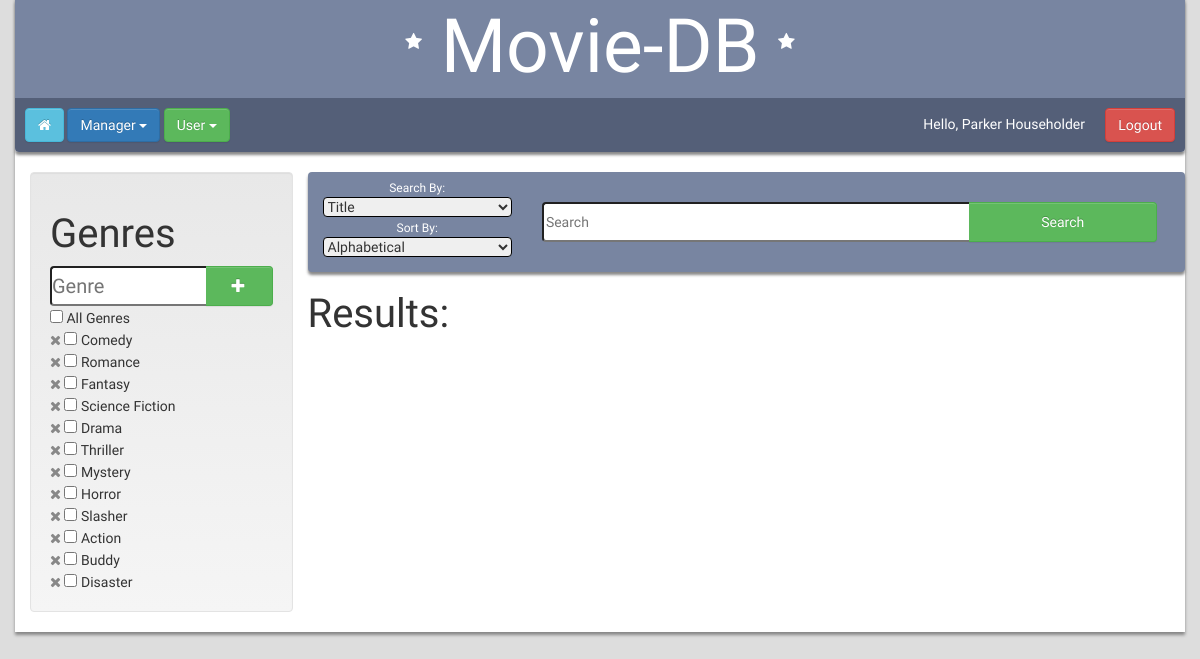
Before: /pages/main_page.php (signed in) with the older database file.
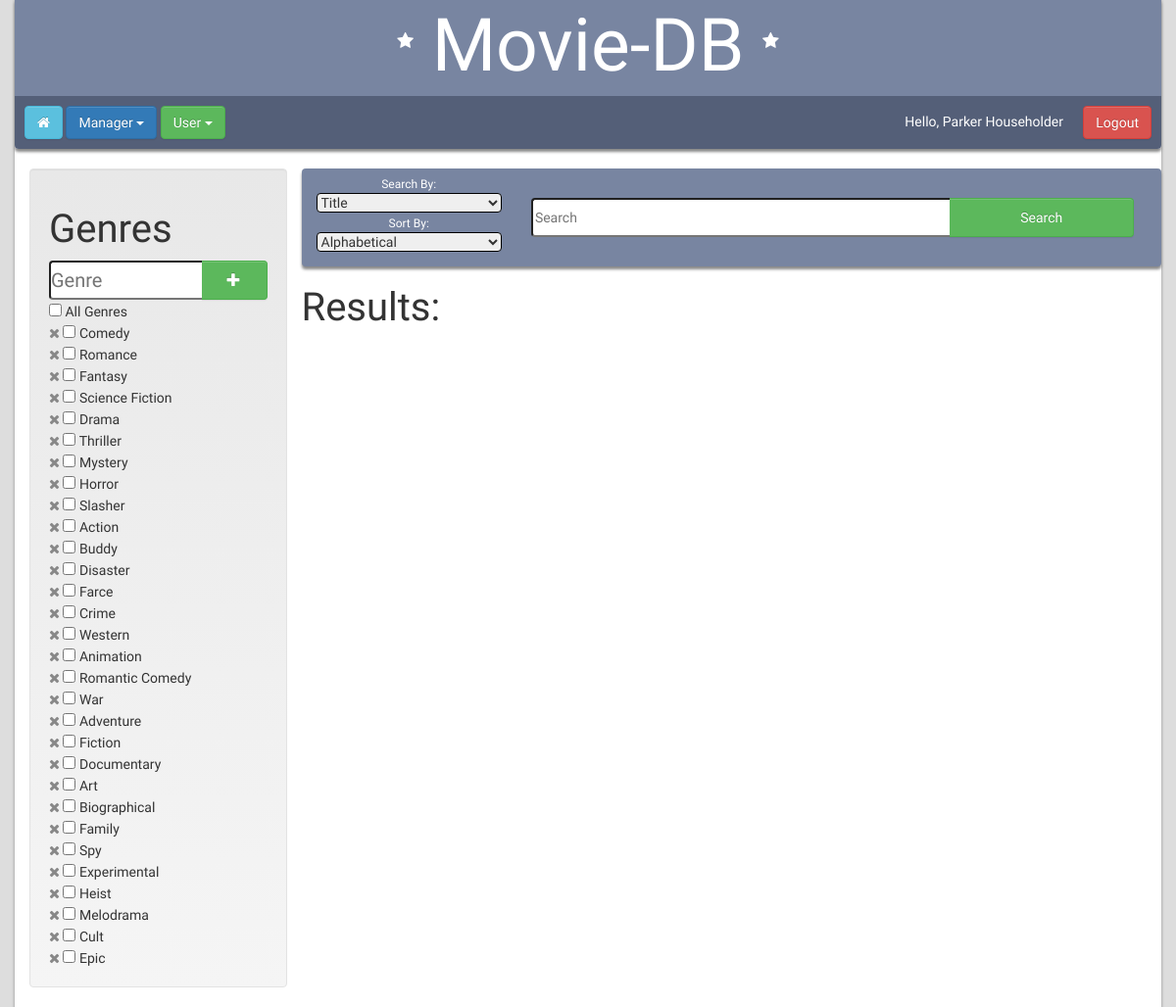
After: the same page with the newer database file.
### tables this page shows
CREATE TABLE GENRE
(
  genre_id int NOT NULL AUTO_INCREMENT,
  genre varchar(64) NOT NULL,
  PRIMARY KEY (genre_id)
);

### functions/session.php (called while the page is built, shortened)
<?php
  if($_SESSION['logged_in'] != true){
    header("location: ../login.php");
  }
  else {
    $first_name = $_SESSION['first_name'];
    $last_name = $_SESSION['last_name'];
    $admin_tag = $_SESSION['admin_tag'];
  }
?>

### pages/main_page.php (the view, shortened to what this page needs)
<!DOCTYPE html>
<html>
  <head>
    <link rel="stylesheet" href="https://maxcdn.bootstrapcdn.com/bootstrap/3.3.7/css/bootstrap-theme.min.css">
    <link rel="stylesheet" href="https://maxcdn.bootstrapcdn.com/bootstrap/3.3.7/css/bootstrap.min.css">
    <link rel="stylesheet" href="../fonts/font-awesome/css/font-awesome.min.css">
    <link rel="stylesheet" href="../css/main.css" type="text/css">
    <link rel="stylesheet" href="../css/main_page.css" type="text/css">
    <?php
      include '../functions/session.php';
    ?>
  </head>
<body>
  <div id="main-page" class="container">
    <div class="row shadow">
      <div class="main-page-title">
        <h1>
          <i class="fa fa-star" aria-hidden="true"></i>
          Movie-DB
          <i class="fa fa-star" aria-hidden="true"></i>
        </h1>
      </div>
      <div id="tool-bar">
        <a href="home_page.php"><button class="btn btn-info"><i class="fa fa-home" aria-hidden="true"></i></button></a>
        <?php
          if($admin_tag == 1){
            echo
             '<div class="dropdown">
                <button class="btn btn-primary dropdown-toggle" type="button" data-toggle="dropdown">
                  Manager
                  <span class="caret"></span>
                </button>
                <ul class="dropdown-menu">
                  <li><a href="users_page.php">View Users</a></li>
                  <li><a href="crews_page.php">View Crews</a></li>
                  <li><a href="add_page.php">Add a Movie</a></li>
                </ul>
              </div>';
          }
        ?>
        <div class="dropdown">
          <button class="btn btn-success dropdown-toggle" type="button" data-toggle="dropdown">
            User
            <span class="caret"></span>
          </button>
        </div>
        <span class="greeting"><?php echo 'Hello, ' . $first_name . ' ' . $last_name; ?></span>
        <button type="button" class="btn btn-danger logout"><a href="../login.php">Logout</a></button>
      </div>
    </div>
    <div class= "row page-content">
      <div class = "col-sm-3">
        <div class="well">
          <h1> Genres </h1>
          <?php
            if($admin_tag){
              echo '<form method="post" action="../functions/add_genre.php">
              <div class="genre-form">
                <input class="add-genre-text" type="text" name="genre" placeholder="Genre" required>
                <button type="submit" class="add-genre btn btn-success"><span class="glyphicon glyphicon-plus"></span></button>
              </div>
              </form>';
            }
          ?>
          <form method="get" action="">
            <?php
              include '../functions/connection.php';
              $genre_input_query = $mysqli->query("SELECT * FROM GENRE");
              echo '<input type="checkbox" onClick="toggle(this);"> All Genres<br>';
              while($current_row = $genre_input_query->fetch_assoc()){
                $i_genre = $current_row['genre'];
                $i_genre_id = $current_row['genre_id'];
                if ($admin_tag == 1) {
                  echo '<a class="light-x" href="../functions/delete_genre.php?genre_id=' . $i_genre_id . '" onclick="return confirm(\'Are you sure you want to remove the genre ' . $i_genre . ' from the database?\')"><i class="fa fa-times" aria-hidden="true"></i></a> ';
                }
                echo '<input type="checkbox" name="genre[]" value="' . $i_genre . '"> ' . $i_genre . '<br>';
              }
            ?>
          </div>
      </div>
        <div class="col-sm-9 search-window">
          <div class="row search-bar">
              <div class="col-xs-12 col-sm-3 search-options">
                <span class="small-title">Search By:</span>
                <select name="option">
                  <option>Title</option>
                </select>
                <span class="small-title">Sort By:</span>
                <select name="sorting-option">
                  <option>Alphabetical</option>
                </select>
              </div>
              <div class="col-xs-12 col-sm-9 form-input">
                <div class="text-and-button">
                  <input placeholder="Search" name="search" type="text" class="search-text">
                  <button type="submit" name="submit" value="Search" class="btn btn-success search-btn">Search</button>
                </div>
              </div>
          </div>
          <div class="row results-row">
            <h1> Results: </h1>
          </div>
        </div>
      </div>
    </div>
  </body>
</html>

### css/main.css (style rules this page uses)
html { height: 100%; width: 100%; }
body { height: 100%; width: 100%; background-color: #dddddd; font-family: 'Open Sans', sans-serif; }
.container { box-shadow: 0px 3px 3px #888888; background-color: white; }
form { margin: 0 0 0 0; }
.main-page-title { text-align: center; background-color: #7885a1; border-radius: 4px 4px 0px 0px; }
.shadow { border-radius: 4px; margin-top: -5px; margin-bottom: 20px; box-shadow: 0px 3px 3px #888888; }
.main-page-title h1 { color: #fff; font-size: 75px; margin-bottom: 0px; margin-top: 0px; padding: 10px; font-family: 'Didact Gothic', sans-serif; }
.main-page-title i { vertical-align: middle; font-size: 18px; padding-bottom: 20px; }
#tool-bar { position: relative; z-index: 5; padding: 10px; border-radius: 0px 0px 4px 4px; background-color: #545f78; color: white; }
@media only screen and (min-width: 767px) { .greeting { margin-top: 6px; position: absolute; right: 100px; } }
@media only screen and (min-width: 767px) { .main-page-title h1 { font-size: 75px; } }
.logout { position: absolute; right: 10px; }
div.dropdown { display: inline; }
.main-page-title h1 { font-family: 'Didact Gothic', sans-serif; }
.container { font-family: 'Didact Gothic', sans-serif; }
button a { color: white; }

### css/main_page.css (style rules this page uses)
.page-content h1 { text-align: left; font-size: 40px; }
.search-bar { border-radius: 4px; background-color: #7885a1; box-shadow: 0px 3px 3px #888888; }
h5, select { display: inline; }
.text-and-button { width: 100%; height: 40px; margin-top: 30px; margin-bottom: 30px; }
.search-text { width: 68%; border-top-left-radius: 4px; border-bottom-left-radius: 4px; border-right: none; display: inline-block; height: 100%; float: left; }
.search-btn { float: left; vertical-align: top; display: inline-block; height: 100%; width: 30%; border-left: none; border-top-left-radius: 0px; border-bottom-left-radius: 0px; color: #fff; }
.search-options { margin-top: 5px; margin-bottom: 10px; text-align: center; }
.search-options select { width: 100%; margin: auto; border-color: black; border-radius: 4px; }
.search-options span { color: white; margin: 0 auto; font-size: 12px; }
.add-genre-text { border-top-left-radius: 4px; border-bottom-left-radius: 4px; border-right: none; width: 70%; font-size: 20px; }
.genre-form button { width: 30%; border-left: none; border-top-left-radius: 0px; border-bottom-left-radius: 0px; height: 30px; }
.genre-form { height: 40px; }
.add-genre-text, .genre-form button { display: inline-block; float: left; padding: 0; margin: 0; height: 100%; }
.light-x { color: #888; }

Changed rows visible on the page:
added genre: genre "Farce"
added genre: genre "Crime"
added genre: genre "Western"
added genre: genre "Animation"
added genre: genre "Romantic Comedy"
added genre: genre "War"
added genre: genre "Adventure"
added genre: genre "Fiction"
added genre: genre "Documentary"
added genre: genre "Art"
added genre: genre "Biographical"
added genre: genre "Family"
added genre: genre "Spy"
added genre: genre "Experimental"
added genre: genre "Heist"
added genre: genre "Melodrama"
added genre: genre "Cult"
added genre: genre "Epic"
